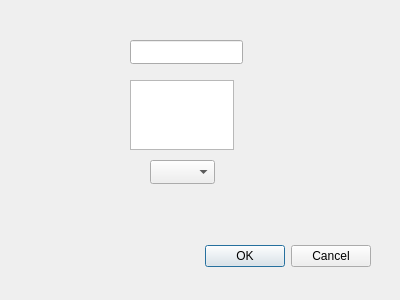
<?xml version="1.0" encoding="UTF-8"?>
<ui version="4.0">
 <class>Dialog</class>
 <widget class="QDialog" name="Dialog">
  <property name="geometry">
   <rect>
    <x>0</x>
    <y>0</y>
    <width>400</width>
    <height>300</height>
   </rect>
  </property>
  <property name="windowTitle">
   <string>Dialog</string>
  </property>
  <widget class="QDialogButtonBox" name="buttonBox">
   <property name="geometry">
    <rect>
     <x>30</x>
     <y>240</y>
     <width>341</width>
     <height>32</height>
    </rect>
   </property>
   <property name="orientation">
    <enum>Qt::Orientation::Horizontal</enum>
   </property>
   <property name="standardButtons">
    <set>QDialogButtonBox::StandardButton::Cancel|QDialogButtonBox::StandardButton::Ok</set>
   </property>
  </widget>
  <widget class="QLineEdit" name="lineEdit">
   <property name="geometry">
    <rect>
     <x>130</x>
     <y>40</y>
     <width>113</width>
     <height>24</height>
    </rect>
   </property>
  </widget>
  <widget class="QTextEdit" name="textEdit">
   <property name="geometry">
    <rect>
     <x>130</x>
     <y>80</y>
     <width>104</width>
     <height>70</height>
    </rect>
   </property>
  </widget>
  <widget class="QComboBox" name="comboBox">
   <property name="geometry">
    <rect>
     <x>150</x>
     <y>160</y>
     <width>65</width>
     <height>24</height>
    </rect>
   </property>
  </widget>
 </widget>
 <resources/>
 <connections>
  <connection>
   <sender>buttonBox</sender>
   <signal>accepted()</signal>
   <receiver>Dialog</receiver>
   <slot>accept()</slot>
   <hints>
    <hint type="sourcelabel">
     <x>248</x>
     <y>254</y>
    </hint>
    <hint type="destinationlabel">
     <x>157</x>
     <y>274</y>
    </hint>
   </hints>
  </connection>
  <connection>
   <sender>buttonBox</sender>
   <signal>rejected()</signal>
   <receiver>Dialog</receiver>
   <slot>reject()</slot>
   <hints>
    <hint type="sourcelabel">
     <x>316</x>
     <y>260</y>
    </hint>
    <hint type="destinationlabel">
     <x>286</x>
     <y>274</y>
    </hint>
   </hints>
  </connection>
 </connections>
</ui>
